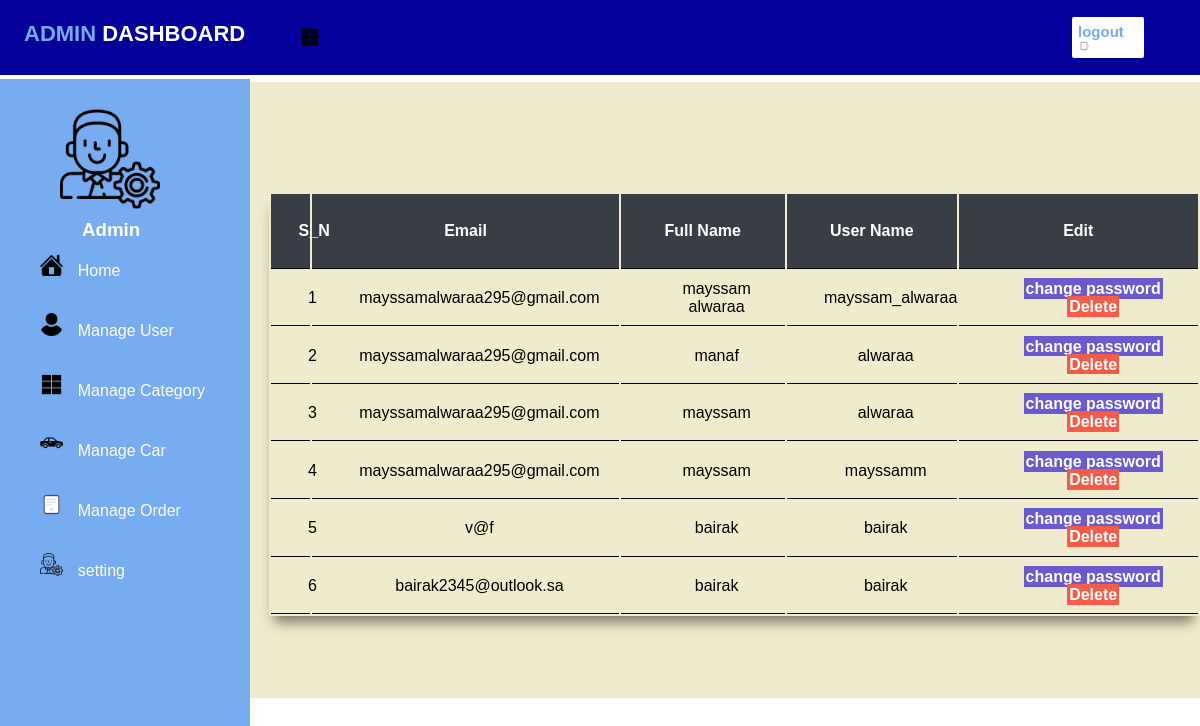
/admin/manage-user.php (signed in), run on the app's committed database.
### tables this page shows
CREATE TABLE `userr` (
  `id` int(10) UNSIGNED NOT NULL,
  `email` varchar(100) NOT NULL,
  `full_name` varchar(100) NOT NULL,
  `user_name` varchar(100) NOT NULL,
  `password` varchar(100) NOT NULL
);

### admin/manage-user.php (the view, shortened to what this page needs)
<?php include('partials/menu.php'); ?>
<div class="content">
    <div class="main-content">
        <div class="wrapper">
         <br>
         <br><br><br>
         <table class="tb-full">
            <tr>
                <th>S_N</th>
                <th>Email</th>
                <th>Full Name</th>
                <th>User Name</th>
                <th>Edit</th>
            </tr>
            <?php
            $sql="SELECT * FROM userr ";
            $res=mysqli_query($conn ,$sql);
            $sn=1;
            if ($res==TRUE){
                $count = mysqli_num_rows($res);
                if($count>0){
                    while($rows=mysqli_fetch_assoc($res)){
                        $id=$rows['id'];
                        $email=$rows['email'];
                        $full_name=$rows['full_name'];
                        $user_name=$rows['user_name'];
                        ?>
                    <tr>
                        <td><?php echo $sn++; ?></td>
                        <td><?php echo $email; ?></td>
                        <td><?php echo $full_name; ?></td>
                        <td><?php echo $user_name; ?></td>
                        <td>
                            <a href="<?php echo SITEURL;?>admin/change-password.php?id=<?php echo $id; ?>" class="pass-button">change password </a>
                            <a href="<?php echo SITEURL;?>admin/delete-user.php?id=<?php echo $id; ?>" class="btn-delete">Delete </a>
                        </td>
                    </tr>
                        <?php
                    }
                }
                else{
                }
            }
            ?>
        </table>
        </div>
    </div>
    </div>
    <?php include('partials/footer.php');?>

### CSS/admin.css (style rules this page uses)
* { margin: 0 0; padding: 0 0; font-family: Arial, Helvetica, sans-serif; }
.wrapper { padding: 1%; width: 100%; margin: 0 auto; }
.main-content { margin: 1% ; background-color: #F0EBCC; padding: 3% 0%; }
.tb-full { width: 100%; box-shadow: -1px 12px 12px -6px rgba(0,0,0,0.5); }
table tr th { text-align: center; border-bottom: 1px solid black; padding: 3%; color: #fff; background-color: #393E46; cursor: pointer; }
table tr td { padding: 1% 1% 1% 4%; border-bottom: 1px solid black; cursor: pointer; text-align: center; }
.pass-button { background-color: slateblue; text-decoration: none; padding: 1%; margin-left: 1%; color: white; text-decoration: none; font-weight: bold; }
.btn-delete { background-color: #F55C47; text-decoration: none; padding: 1%; color: white; text-decoration: none; font-weight: bold; margin-left: 1%; }
body { margin:0; padding: 0; font-family: sans-serif; }
.content { margin-top: 82px; margin-left: 250px; background-color: #F0EBCC; background-repeat: no-repeat; background-size: cover; height: 616px; transition: 1s; }

### data on the page
userr: email "mayssamalwaraa295@gmail.com", full_name "mayssam alwaraa", user_name "mayssam_alwaraa"
userr: email "mayssamalwaraa295@gmail.com", full_name "manaf", user_name "alwaraa"
userr: email "mayssamalwaraa295@gmail.com", full_name "mayssam", user_name "alwaraa"
userr: email "mayssamalwaraa295@gmail.com", full_name "mayssam", user_name "mayssamm"
userr: email "v@f", full_name "bairak", user_name "bairak"
userr: email "bairak2345@outlook.sa", full_name "bairak", user_name "bairak"
